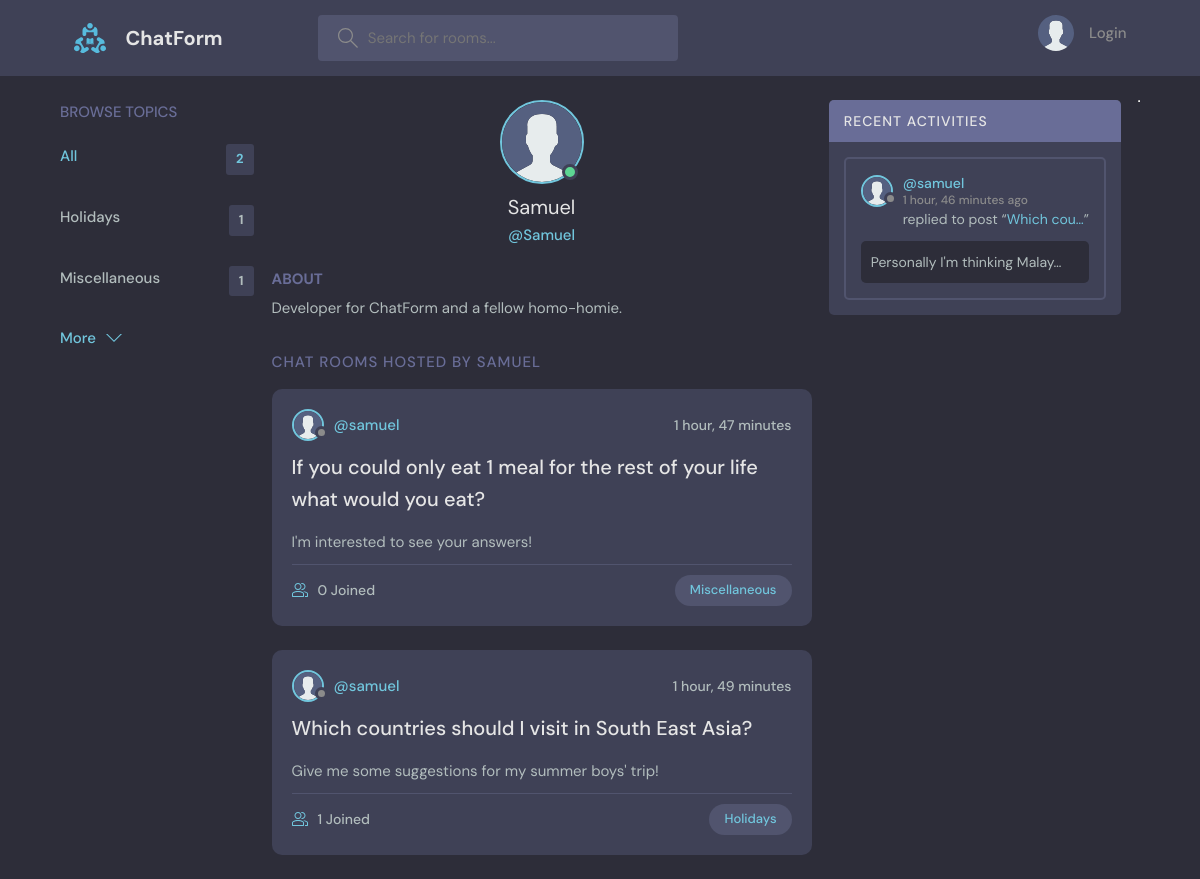
The app's page /profile/1/, older data.
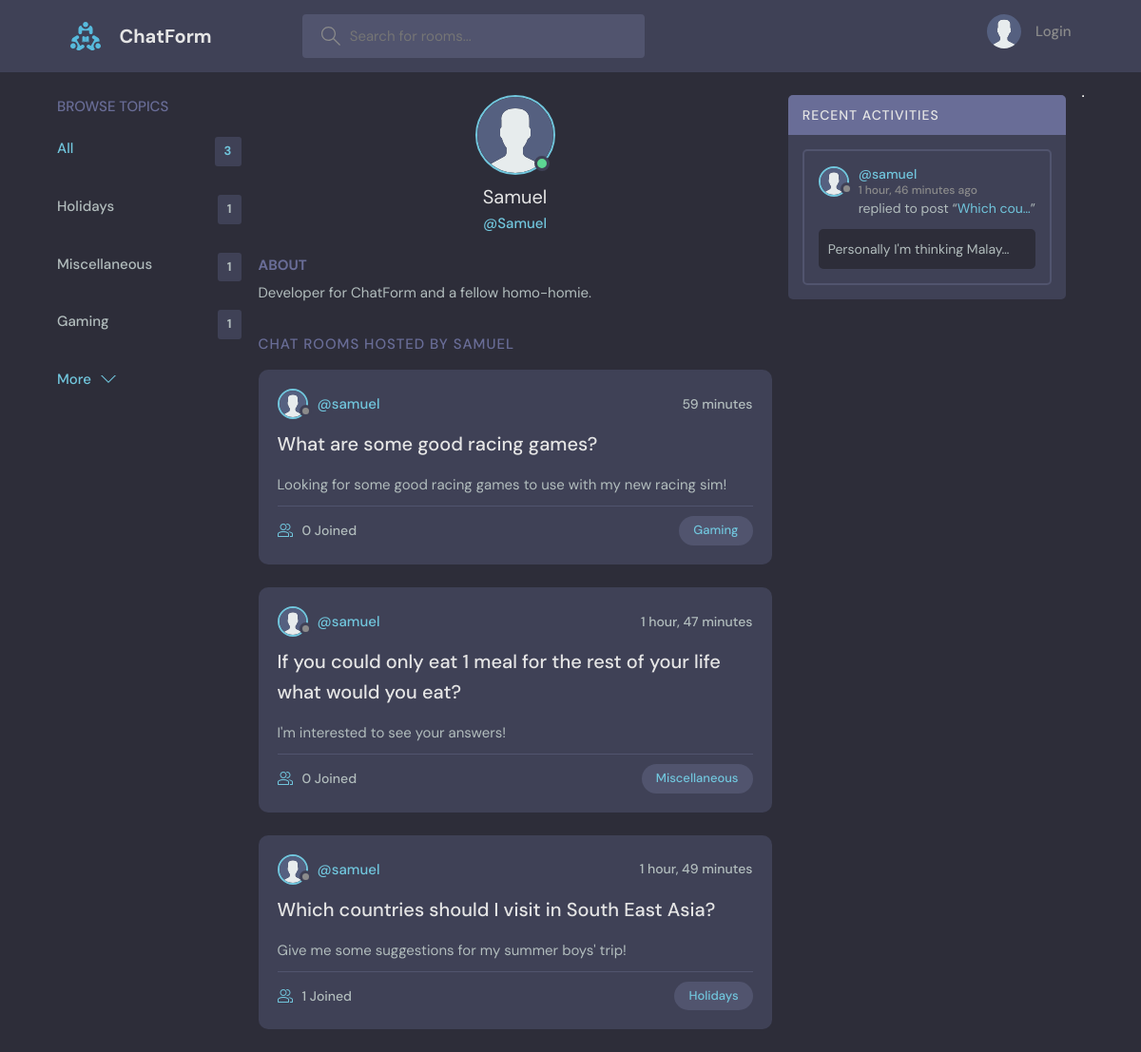
The same page, newer data.
### base/models.py (models this page shows, shortened)
class User(AbstractUser):
    name = models.CharField(max_length=200, null=True)
    email = models.EmailField(unique=True, null=True)
    bio = models.TextField(null=True)
    avatar = models.ImageField(null=True, default="avatar.svg")
    USERNAME_FIELD = 'email'
    REQUIRED_FIELDS = []

class Topic(models.Model):
    name = models.CharField(max_length=250)

class Room(models.Model):
    host = models.ForeignKey(User, on_delete=models.SET_NULL, null=True)
    topic = models.ForeignKey(Topic, on_delete=models.SET_NULL, null=True)
    name = models.CharField(max_length=200)
    description = models.TextField(null=True, blank=True)
    participants = models.ManyToManyField(User, related_name='participants', blank=True)
    updated = models.DateTimeField(auto_now=True)
    created = models.DateTimeField(auto_now_add=True)
    class Meta:
        ordering = ['-updated', '-created']
    def __str__(self):
        return self.name

class Message(models.Model):
    user = models.ForeignKey(User, on_delete=models.CASCADE)
    room = models.ForeignKey(Room, on_delete=models.CASCADE)
    body = models.TextField()
    updated = models.DateTimeField(auto_now=True)
    created = models.DateTimeField(auto_now_add=True)
    class Meta:
        ordering = ['-updated', '-created']

### base/views.py (the view)
# urls.py: path('profile/<str:pk>/', views.userprofile, name="user-profile"),
def userprofile(request, pk):
    user = User.objects.get(id=pk)
    rooms = user.room_set.all()
    room_activity = user.message_set.all()
    topics = Topic.objects.all()
    context = {'user': user, 'rooms': rooms, 'topics': topics, 'room_activity': room_activity}
    return render(request, 'base/profile.html', context)

### base/templates/base/profile.html (shortened to what this page needs)
{% extends 'main.html' %}
{% block content %}
  <main class="profile-page layout layout--3">
    <div class="container">
      {% include 'components/topics_component.html' %}
      <div class="roomList">
        <div class="profile">
          <div class="profile__avatar">
            <div class="avatar avatar--large active">
              <img src="{{user.avatar.url}}" />
            </div>
          </div>
          <div class="profile__info">
            <h3>{{user.name}}</h3>
            <p>@{{user.name}}</p>
          </div>
          <div class="profile__about">
            <h3>About</h3>
            <p>
              {{user.bio}}
            </p>
          </div>
        </div>
        <div class="roomList__header">
          <div>
            <h2>Chat Rooms Hosted by {{user.username}}</a>
            </h2>
          </div>
        </div>
        {% include 'components/room_component.html' %}
      </div>
      {% include 'components/activity_feed.html' %}
    </div>
  </main>
  {% endblock content %}

### templates/main.html (shortened to what this page needs)
<!DOCTYPE html>
{% load static %}
<html lang="en">
  <head>
    <link rel="stylesheet" href="{% static 'styles/style.css' %}?v=<%= DateTime.Now.Ticks %>" />
  </head>
  <body>
    {% include 'navbar.html' %}
    {% block content %}
    {% endblock %}
  </body>
</html>

### templates/navbar.html (shortened to what this page needs)
{% load static %}
<header class="header header--loggedIn">
    <div class="container">
      <a href="{% url 'home' %}" class="header__logo">
        <img src="{% static 'images/logo.svg' %}" />
        <h1>ChatForm</h1>
      </a>
      <form class="header__search" method="GET" action="{% url 'home' %}">
        <label>
          <input name="q" placeholder="Search for rooms..." />
        </label>
      </form>
      <nav class="header__menu">
        {% if request.user.is_authenticated %}
        <div class="header__user">
          <a href="{% url 'user-profile' user.id %}">
            <div class="avatar avatar--medium active">
              <img src="{{request.user.avatar.url}}" />
            </div>
            <p>{{request.user.username}}<span>@{{request.user.username}}</span></p>
          </a>
          <button class="dropdown-button">
            <svg version="1.1" xmlns="http://www.w3.org/2000/svg" width="32" height="32" viewBox="0 0 32 32">
              <title>chevron-down</title>
              <path d="M16 21l-13-13h-3l16 16 16-16h-3l-13 13z"></path>
            </svg>
          </button>
        </div>
        {% else %}
        <a href="{% url 'login' %}">
          <img src="{% static 'images/avatar.svg' %}" />
          <p>Login</p>
        </a>
        {% endif %}
      </nav>
    </div>
  </header>

### base/templates/components/topics_component.html
<div class="topics">
    <div class="topics__header">
      <h2>Browse Topics</h2>
    </div>
    <ul class="topics__list">
      <li>
        <a href="{% url 'home' %}" class="active">All<span>{{rooms.count}}</span></a>
      </li>
      {% for topic in topics %}
      <li>
        <a href="{% url 'home' %}?q={{topic.name}}">{{topic.name}}<span>{{topic.room_set.all.count}}</span></a>
      </li>
      {% endfor %}
    </ul>
    <a class="btn btn--link" href="{% url 'topics-page' %}">
      More
      <svg version="1.1" xmlns="http://www.w3.org/2000/svg" width="32" height="32" viewBox="0 0 32 32">
        <title>chevron-down</title>
        <path d="M16 21l-13-13h-3l16 16 16-16h-3l-13 13z"></path>
      </svg>
    </a>
  </div>

### base/templates/components/room_component.html (shortened to what this page needs)
{% for room in rooms %}
<div class="roomListRoom">
    <div class="roomListRoom__header">
      <a href="{% url 'user-profile' room.host.id %}" class="roomListRoom__author">
        <div class="avatar avatar--small">
          <img src="{{room.host.avatar.url}}" />
        </div>
        <span>@{{room.host.username}}</span>
      </a>
      <div class="roomListRoom__actions">
        <span>{{room.created|timesince}}</span>
      </div>
    </div>
    <div class="roomListRoom__content">
      <a href="{% url 'room' room.id %}">{{room.name}}</a>
      <p>
        <small>{{room.description}}</small>
      </p>
    </div>
    <div class="roomListRoom__meta">
      <a href="{% url 'room' room.id %}" class="roomListRoom__joined">
        {{room.participants.all.count}} Joined
      </a>
      <a href="{% url 'home' %}?q={{room.topic.name}}">
      <p class="roomListRoom__topic">{{room.topic.name}}</p>
    </a>
    </div>
  </div>
{% endfor %}

### base/templates/components/activity_feed.html (shortened to what this page needs)
<div class="activities">
    <div class="activities__header">
      <h2>Recent Activities</h2>
    </div>
    {% for message in room_activity %}
    <div class="activities__box">
      <div class="activities__boxHeader roomListRoom__header">
        <a href="{% url 'user-profile' message.user.id %}" class="roomListRoom__author">
          <div class="avatar avatar--small">
            <img src="{{message.user.avatar.url}}" />
          </div>
          <p>
            @{{message.user.username}}
            <span>{{message.created|timesince}} ago</span>
          </p>
        </a>
      </div>
      <div class="activities__boxContent">
        <p>replied to post “<a href="{% url 'room' message.room.id %}">{{message.room|truncatechars:10}}</a>”</p>
        <div class="activities__boxRoomContent">
          {{message.body|truncatechars:30}}
        </div>
      </div>
    </div>
    {% endfor %}
  </div>
<hr>

Row changes from the older to the newer data that the page shows:
computed for User "Samuel": count "2" → "3"
added Topic: name "Gaming", room_set.all.count "1"
added Room: host.avatar (placeholder picture), host.username "samuel", created "59 minutes", name "What are some good racing games?", description "Looking for some good racing games to use with my new racing sim!", participants.all.count "0", topic.name "Gaming"
